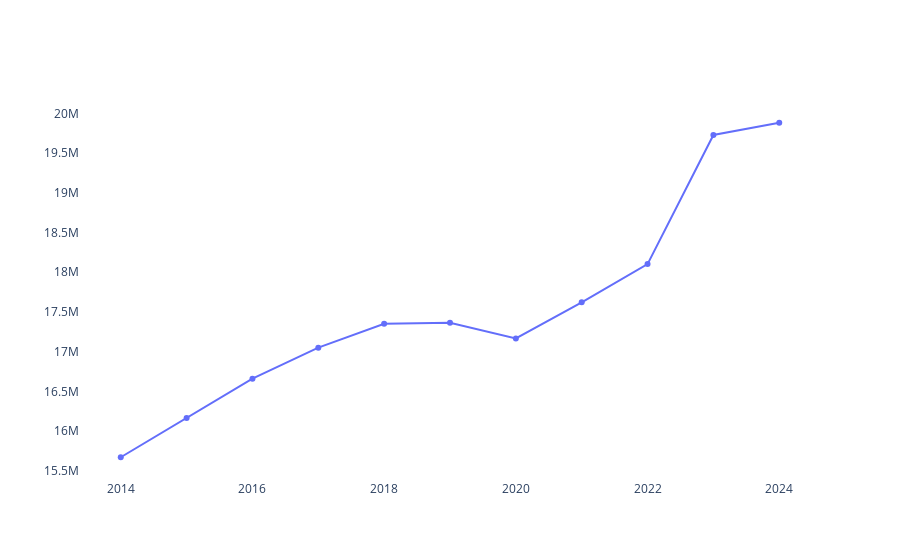

Notebook code for this chart:
### Code cell
p_df = (
    lf.select(["year", "count"])
      .group_by("year")
      .agg(pl.col("count").sum().alias("total_count"))
      .sort("year")
      .collect()
)

fig = go.Figure()

fig.add_trace(
    go.Scatter(
        x=p_df["year"].to_list(),
        y=p_df["total_count"].to_list(),
        mode="lines+markers"
    )
)

fig.update_layout(
    paper_bgcolor="rgba(0,0,0,0)",  # outside plot area
    plot_bgcolor="rgba(0,0,0,0)"    # inside plot area
)

fig.show()

### Figure 1 — Plotly figure (JSON) as saved in the notebook; plotly's stock layout.template omitted (floating-point values rounded to 4 significant figures)
{"data": [{"mode": "lines+markers", "type": "scatter", "x": [2014, 2015, 2016, 2017, 2018, 2019, 2020, 2021, 2022, 2023, 2024], "y": [15670756, 16166356, 16660436, 17050516, 17350984, 17363188, 17167328, 17622436, 18103276, 19729408, 19882992]}], "layout": {"paper_bgcolor": "rgba(0,0,0,0)", "plot_bgcolor": "rgba(0,0,0,0)"}}
